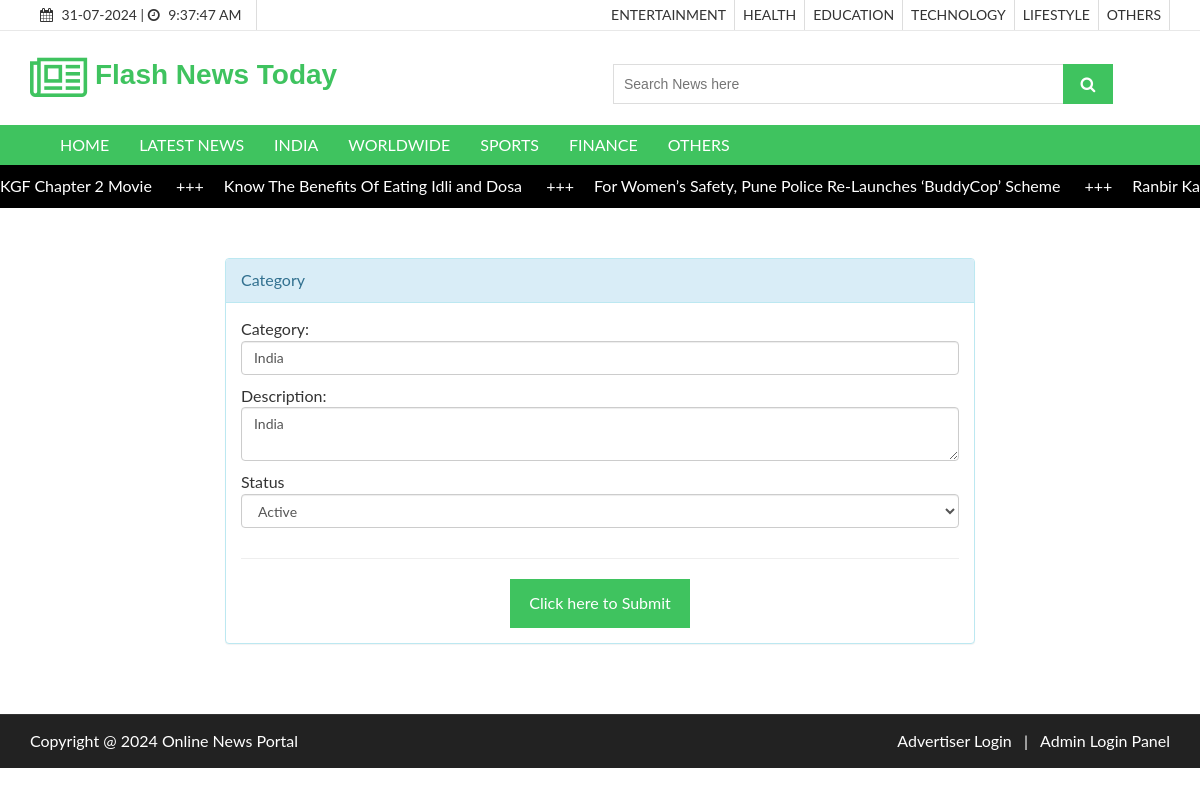
Page /category.php?editid=3 on the committed database.
### tables this page shows
CREATE TABLE `newscategory` (
  `newscategoryid` int(10) NOT NULL,
  `category` varchar(50) NOT NULL,
  `category_type` varchar(20) DEFAULT NULL,
  `description` text NOT NULL,
  `status` varchar(10) NOT NULL
);

CREATE TABLE `newscontent` (
  `newsid` int(10) NOT NULL,
  `newscategoryid` int(10) NOT NULL,
  `newstype` varchar(20) NOT NULL COMMENT 'ARticles or News',
  `newsdate` date NOT NULL,
  `title` varchar(255) NOT NULL,
  `newsdescription` text NOT NULL,
  `images` text NOT NULL,
  `publisheddate` date NOT NULL,
  `count_views` bigint(20) NOT NULL DEFAULT 0,
  `status` varchar(10) NOT NULL
);

### category.php (the view, shortened to what this page needs)
<?php
include("header.php");
if(isset($_GET['editid']))
{
	$sqledit = "SELECT * FROM  newscategory WHERE newscategoryid='$_GET[editid]'";
	$qsqledit = mysqli_query($con,$sqledit);
	$rsedit = mysqli_fetch_array($qsqledit);
}
?>
  <section id="aa-catg-head-banner">
    <div class="aa-catg-head-banner-area">
     <div class="container">
      <div class="aa-catg-head-banner-content">
        <h2>article Category</h2>
      </div>
     </div>
   </div>
  </section>
 <section id="checkout">
   <div class="container">
     <div class="row">
       <div class="col-md-12">
        <div class="checkout-area">
          <form action="" method="post">
            <div class="row">
			<div class="col-md-2"></div>
              <div class="col-md-8">
<div class="panel panel-info">
	<div class="panel-heading"><?php echo $_GET['type']; ?> Category</div>
	<div class="panel-body">
	<div class="row">
		<div class="col-md-12" style="padding-bottom: 10px;">
		  <div class="aa-checkout-single-bill">
			Category:
			<input type="text" name="category" value="<?php echo $rsedit['category']; ?>" placeholder="Category" class="form-control">
		  </div>
		</div>
		<div class="col-md-12" style="padding-bottom: 10px;">
		  <div class="aa-checkout-single-bill">
			Description:
			<textarea name="description" placeholder="Description" class="form-control"><?php echo $rsedit['description']; ?></textarea>
		  </div>
		</div>
		<div class="col-md-12" style="padding-bottom: 10px;">
		  <div class="aa-checkout-single-bill">
		  Status
			<select placeholder="Status" name="status" class="form-control">
			  <?php
				$arr = array("Active","Inactive");
				foreach($arr as $val)
				{
					if($val == $rsedit['status'])
				{
					echo "<option selected value='$val'>$val</option>";
				}
				else
				{
					echo "<option value='$val'>$val</option>";
				}
				}
			  ?>
			</select>
		  </div>
		</div>
		<div class="row">
			<div class="col-md-12">
				<div class="aa-checkout-single-bill col-md-12">
					<hr>
					<center><input type="submit" name="submit" value="Click here to Submit" class="aa-browse-btn"></center>
				</div>
			</div>
	  	</div>
	  </div>
	</div>
</div>
              </div>
			<div class="col-md-2"></div>
             </div>
          </form>
         </div>
       </div>
     </div>
   </div>
 </section>
 <?php
 include("footer.php");
 ?>

### header.php (shortened to what this page needs)
<?php
include("databaseconnection.php");
?>
<!DOCTYPE html>
<html lang="en">
  <head>
    <link href="css/font-awesome.css" rel="stylesheet">
    <link href="css/bootstrap.css" rel="stylesheet">
    <link href="css/jquery.smartmenus.bootstrap.css" rel="stylesheet">
    <link rel="stylesheet" type="text/css" href="css/jquery.simpleLens.css">
    <link rel="stylesheet" type="text/css" href="css/slick.css">
    <link rel="stylesheet" type="text/css" href="css/nouislider.css">
    <link id="switcher" href="css/theme-color/green-theme.css" rel="stylesheet">
    <link href="css/sequence-theme.modern-slide-in.css" rel="stylesheet" media="all">
    <link href="css/style.css" rel="stylesheet">
    <link href="css/jquery.dataTables.min.css" rel="stylesheet">
  </head>
  <body>
  <header id="aa-header">
    <div class="aa-header-top">
      <div class="container">
        <div class="row">
          <div class="col-md-12">
            <div class="aa-header-top-area">
              <div class="aa-header-top-left">
                <div class="cellphone hidden-xs">
                  <p><span class="fa fa-calendar"></span> <?php echo date("d-m-Y"); ?> |
                  <span class="fa fa-clock-o"></span> <span id="idclock"></span></p>
                </div>
              </div>
              <div class="aa-header-top-right">
                <ul class="aa-head-top-nav-right">
                  <?php
                    $sql = "SELECT * FROM newscategory WHERE status='Active' AND category_type='Article'";
                    $qsql= mysqli_query($con,$sql);
                    while($rs = mysqli_fetch_array($qsql))
                    {
                      echo "<li class='hidden-xs'><a href='displayarticle.php?newstype=Article&newscategoryid=$rs[newscategoryid]'>" . strtoupper($rs['category'])  . "</a></li>";
                    }
                  ?>
                </ul>
              </div>
            </div>
          </div>
        </div>
      </div>
    </div>
    <div class="aa-header-bottom">
      <div class="container">
        <div class="row">
          <div class="col-md-12">
            <div class="aa-header-bottom-area">
              <div class="aa-logo">
                <a href="index.php">
                  <span class="fa fa-newspaper-o"></span>
                  <div style="width:550px; ">&nbsp;<strong>Flash</strong> <strong> News </strong> <strong>Today</strong> </div>
                </a>
              </div>
              <div class="aa-search-box">
                <form action="searchnewsandarticles.php" method="get">
                  <input type="text" name="txtsearch" id="txtsearch" placeholder="Search News here ">
                  <button type="submit"><span class="fa fa-search"></span></button>
                </form>
              </div>
            </div>
          </div>
        </div>
      </div>
    </div>
  </header>
  <section id="menu">
    <div class="container">
      <div class="menu-area">
        <div class="navbar navbar-default" role="navigation">
          <div class="navbar-collapse collapse">
            <ul class="nav navbar-nav">
              <li><a href="index.php">HOME</a></li>
              <li><a href="displaylatestnews.php">LATEST NEWS</a></li>
          <?php
						$sql = "SELECT * FROM newscategory WHERE status='Active' AND category_type='News'";
						$qsql= mysqli_query($con,$sql);
						while($rs = mysqli_fetch_array($qsql))
						{
							echo "<li><a href='displayarticle.php?newstype=News&newscategoryid=$rs[newscategoryid]' >" . strtoupper($rs['category'])  . "</a></li>";
						}
					?>
            </ul>
          </div>
        </div>
      </div>
    </div>
  </section>
  <div class="marquee">
  <div class="marquee__item">
  <?php
  $sqlscroller= "SELECT newscontent.*,newscategory.category FROM newscontent LEFT JOIN newscategory ON newscontent.newscategoryid=newscategory.newscategoryid WHERE newscontent.status='Active' ";
  $sqlscroller = $sqlscroller . "  ORDER BY  newscontent.newsid DESC LIMIT 9";
	$qsqlscroller = mysqli_query($con,$sqlscroller);
	while($rsscroller = mysqli_fetch_array($qsqlscroller))
	{
    echo "<a style='color: white;' href='newsdetailed.php?newsid=$rsscroller[newsid]&newstype=$rsscroller[newstype]&newscategoryid=$rsscroller[newscategoryid]'>";
    echo $rsscroller['title'] . " <span class='marquee__seperator'>+++</span>";
    echo "</a>";
  }
  ?>
</div>
</div>

### css/theme-color/green-theme.css (style rules this page uses)
h2 { color: #3fc35f; }
.aa-browse-btn { background-color: #3fc35f; border: 1px solid #3fc35f; }
#aa-header .aa-header-bottom .aa-header-bottom-area .aa-logo a > span { color: #3fc35f; }
#aa-header .aa-header-bottom .aa-header-bottom-area .aa-logo a strong { color: #3fc35f; }
#aa-header .aa-header-bottom .aa-header-bottom-area .aa-search-box button { background-color: #3fc35f; }
#menu { background-color: #3fc35f; }

### header.php (style rules this page uses)
.marquee { width: 100%; overflow: hidden; white-space: nowrap; }
.marquee__seperator { margin: 0 2rem; }
.marquee__item { display: inline-block; will-change: transform; -webkit-animation: marquee 50s linear infinite; animation: marquee 50s linear infinite; }
.marquee { background-color: black; padding: 1rem 0; color: #fff; }

### rows in the picture
newscategory: category "ENTERTAINMENT"
newscategory: category "HEALTH"
newscategory: category "EDUCATION"
newscategory: category "TECHNOLOGY"
newscategory: category "LIFESTYLE"
newscategory: category "OTHERS"
newscategory: category "INDIA", category "India", description "India", status "Active"
newscategory: category "WORLDWIDE"
newscategory: category "SPORTS"
newscategory: category "FINANCE"
newscategory: category "OTHERS"
newscontent: title "KGF Chapter 2 Movie"
newscontent: title "Know The Benefits Of Eating Idli and Dosa"
newscontent: title "For Women’s Safety, Pune Police Re-Launches ‘BuddyCop’ Scheme"
newscontent: title "Ranbir…"
